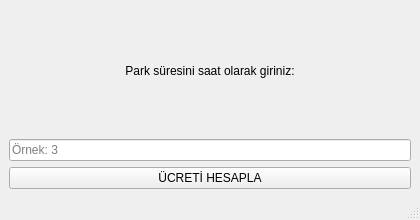
<?xml version="1.0" encoding="UTF-8"?>
<ui version="4.0">
 <class>OtoparkWindow</class>
 <widget class="QMainWindow" name="OtoparkWindow">
  <property name="geometry">
   <rect>
    <x>0</x>
    <y>0</y>
    <width>420</width>
    <height>220</height>
   </rect>
  </property>
  <property name="windowTitle">
   <string>Akıllı Otopark Ücret Hesaplama</string>
  </property>
  <widget class="QWidget" name="centralwidget">
   <layout class="QVBoxLayout" name="verticalLayout">
    <item>
     <widget class="QLabel" name="label">
      <property name="text">
       <string>Park süresini saat olarak giriniz:</string>
      </property>
      <property name="alignment">
       <set>Qt::AlignmentFlag::AlignCenter</set>
      </property>
     </widget>
    </item>
    <item>
     <widget class="QLineEdit" name="lineEdit">
      <property name="placeholderText">
       <string>Örnek: 3</string>
      </property>
     </widget>
    </item>
    <item>
     <widget class="QPushButton" name="pushButton">
      <property name="text">
       <string>ÜCRETİ HESAPLA</string>
      </property>
     </widget>
    </item>
   </layout>
  </widget>
  <widget class="QMenuBar" name="menubar">
   <property name="geometry">
    <rect>
     <x>0</x>
     <y>0</y>
     <width>420</width>
     <height>22</height>
    </rect>
   </property>
  </widget>
  <widget class="QStatusBar" name="statusbar"/>
 </widget>
 <resources/>
 <connections/>
</ui>
